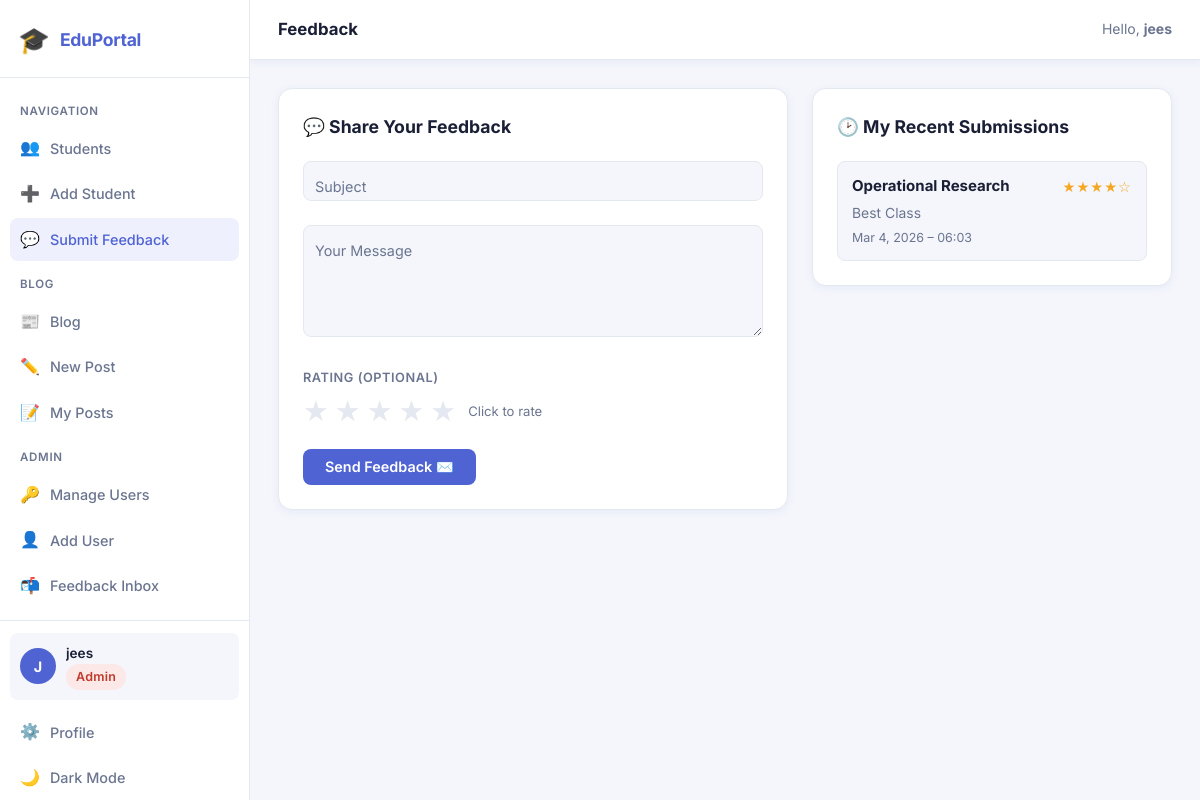
Screenshot of /feedback/ (signed in) with the database file from the repository.
### accounts/models.py (models this page shows, shortened)
class UserProfile(models.Model):
    user = models.OneToOneField(User, on_delete=models.CASCADE, related_name='profile')
    role = models.CharField(
        max_length=20,
        choices=ROLES.CHOICES,
        default=ROLES.VIEWER,
    )
    def can_edit(self):
        return self.role in (ROLES.ADMIN, ROLES.STAFF)
    def can_manage_users(self):
        return self.role == ROLES.ADMIN

### student/models.py (models this page shows, shortened)
class Feedback(models.Model):
    RATING_CHOICES = [(i, f"{i} ★") for i in range(1, 6)]
    user = models.ForeignKey(
        User,
        on_delete=models.CASCADE,
        related_name='feedbacks',
    )
    subject = models.CharField(max_length=120)
    message = models.TextField()
    rating = models.PositiveSmallIntegerField(
        choices=RATING_CHOICES,
        null=True,
        blank=True,
        help_text="Optional 1–5 star rating",
    )
    submitted_at = models.DateTimeField(auto_now_add=True)
    is_read = models.BooleanField(default=False)
    class Meta:
        ordering = ['-submitted_at']

### student/views.py (the view, shortened to what this page needs)
# urls.py: path('feedback/',                      views.FeedbackCreateView.as_view(), name='feedback-submit'),
class FeedbackCreateView(ViewRequiredMixin, CreateView):
    model = Feedback
    form_class = FeedbackForm
    template_name = 'student/feedback_form.html'
    success_url = reverse_lazy('feedback-submit')
    def get_context_data(self, **kwargs):
        ctx = super().get_context_data(**kwargs)
        ctx['my_feedbacks'] = Feedback.objects.filter(
            user=self.request.user
        ).order_by('-submitted_at')[:5]
        return ctx

### student/forms.py
class FeedbackForm(forms.ModelForm):
    class Meta:
        model = Feedback
        fields = ['subject', 'message', 'rating']
        widgets = {
            'subject': forms.TextInput(attrs={
                'placeholder': ' ',
                'id': 'id_subject',
            }),
            'message': forms.Textarea(attrs={
                'placeholder': ' ',
                'rows': 5,
                'id': 'id_message',
            }),
            'rating': forms.Select(attrs={
                'id': 'id_rating',
            }),
        }
    def __init__(self, *args, **kwargs):
        super().__init__(*args, **kwargs)
        self.fields['rating'].required = False
        self.fields['rating'].empty_label = "— No rating —"
        self.fields['rating'].widget.choices = [('', '— No rating —')] + [
            (i, f"{i} ★") for i in range(1, 6)
        ]

### student/templates/student/feedback_form.html (shortened to what this page needs)
{% extends "student/base.html" %}
{% block page_title %}Feedback{% endblock %}
{% block nav_feedback %}active{% endblock %}
{% block content %}
<div class="feedback-layout">
    <div class="card feedback-form-card">
        <div class="card-header">
            <h3>💬 Share Your Feedback</h3>
        </div>
        <form method="post" novalidate id="feedback-form">
            <div class="form-group">
                {{ form.subject }}
                <label for="id_subject">Subject</label>
            </div>
            <div class="form-group">
                {{ form.message }}
                <label for="id_message">Your Message</label>
            </div>
            <div class="star-rating-group">
                <p class="select-label">Rating (optional)</p>
                <div class="star-picker" id="star-picker">
                    {% for val, label in form.rating.field.choices %}
                    {% if val %}
                    <button type="button" class="star-btn" data-val="{{ val }}" title="{{ label }}">★</button>
                    {% endif %}
                    {% endfor %}
                    <span class="star-hint" id="star-hint">Click to rate</span>
                </div>
            </div>
            <div class="form-actions">
                <button type="submit" class="submit-btn" id="feedback-submit-btn">
                    Send Feedback ✉️
                </button>
            </div>
        </form>
    </div>
    <div class="card feedback-history-card">
        <div class="card-header">
            <h3>🕑 My Recent Submissions</h3>
        </div>
        {% if my_feedbacks %}
        <ul class="feedback-history-list">
            {% for fb in my_feedbacks %}
            <li class="feedback-history-item">
                <div class="fh-top">
                    <strong>{{ fb.subject }}</strong>
                    {% if fb.rating %}
                    <span class="star-display">
                        {% for i in "12345" %}{% if forloop.counter <= fb.rating %}★{% else %}☆{% endif %}{% endfor %}
                            </span>
                            {% endif %}
                </div>
                <p class="fh-msg">{{ fb.message|truncatewords:15 }}</p>
                <p class="fh-date text-muted">{{ fb.submitted_at|date:"M j, Y – H:i" }}</p>
            </li>
            {% endfor %}
        </ul>
        {% else %}
        <p class="text-muted" style="padding:10px 0;">You haven't submitted any feedback yet.</p>
        {% endif %}
    </div>
</div>
{% endblock %}

### student/templates/student/base.html (shortened to what this page needs)
<!DOCTYPE html>
<html lang="en" data-theme="light">
<head>
    {% load static %}
    <link rel="stylesheet" href="{% static 'student/style.css' %}">
</head>
<body>
    <aside class="sidebar" id="sidebar">
        <div class="sidebar-header">
            <span class="sidebar-logo">🎓</span>
            <span class="sidebar-title">EduPortal</span>
        </div>
        <nav class="sidebar-nav">
            <p class="nav-section-label">Navigation</p>
            <a href="{% url 'student-list' %}" class="nav-link {% block nav_students %}{% endblock %}">
                <span class="nav-icon">👥</span> Students
            </a>
            {% if user.is_authenticated and user.profile.can_edit %}
            <a href="{% url 'student-create' %}" class="nav-link {% block nav_add %}{% endblock %}">
                <span class="nav-icon">➕</span> Add Student
            </a>
            {% endif %}
            <a href="{% url 'feedback-submit' %}" class="nav-link {% block nav_feedback %}{% endblock %}">
                <span class="nav-icon">💬</span> Submit Feedback
            </a>
            <p class="nav-section-label">Blog</p>
            <a href="{% url 'blog-list' %}" class="nav-link {% block nav_blog %}{% endblock %}">
                <span class="nav-icon">📰</span> Blog
            </a>
            {% if user.is_authenticated and user.profile.can_edit %}
            <a href="{% url 'blog-create' %}" class="nav-link {% block nav_blog_new %}{% endblock %}">
                <span class="nav-icon">✏️</span> New Post
            </a>
            <a href="{% url 'blog-my-posts' %}" class="nav-link {% block nav_blog_mine %}{% endblock %}">
                <span class="nav-icon">📝</span> My Posts
            </a>
            {% endif %}
            {% if user.is_authenticated and user.profile.can_manage_users %}
            <p class="nav-section-label">Admin</p>
            <a href="{% url 'user-list' %}" class="nav-link {% block nav_users %}{% endblock %}">
                <span class="nav-icon">🔑</span> Manage Users
            </a>
            <a href="{% url 'user-create' %}" class="nav-link {% block nav_add_user %}{% endblock %}">
                <span class="nav-icon">👤</span> Add User
            </a>
            <a href="{% url 'feedback-list' %}" class="nav-link {% block nav_feedback_admin %}{% endblock %}">
                <span class="nav-icon">📬</span> Feedback Inbox
            </a>
            {% endif %}
        </nav>
        <div class="sidebar-footer">
            {% if user.is_authenticated %}
            <div class="user-info">
                <div class="user-avatar">{{ user.username|first|upper }}</div>
                <div class="user-details">
                    <p class="user-name">{{ user.get_full_name|default:user.username }}</p>
                    <span class="role-badge role-{{ user.profile.role }}">
                        {{ user.profile.get_role_display }}
                    </span>
                </div>
            </div>
            <a href="{% url 'profile' %}" class="nav-link">
                <span class="nav-icon">⚙️</span> Profile
            </a>
            <a href="#" id="theme-toggle" class="nav-link">
                <span class="nav-icon">🌙</span> <span id="theme-label">Dark Mode</span>
            </a>
            {% else %}
            <a href="{% url 'login' %}" class="nav-link">
                <span class="nav-icon">🔐</span> Login
            </a>
            {% endif %}
        </div>
    </aside>
    <div class="main-content">
        <header class="topbar">
            <div class="topbar-title">{% block page_title %}Dashboard{% endblock %}</div>
            {% if user.is_authenticated %}
            <div class="topbar-user">
                <span>Hello, <strong>{{ user.get_full_name|default:user.username }}</strong></span>
            </div>
            {% endif %}
        </header>
        <main class="page-body">
            {% block content %}{% endblock %}
        </main>
    </div>
</body>
</html>

### rows the page displays
Feedback: subject "Operational Research", rating 4 (drawn), message "Best Class", submitted_at "Mar 4, 2026 – 06:03"

### other values shown
{{ user.username|first|upper }} "J"
{{ user.get_full_name|default:user.username }} "jees"
{{ user.profile.get_role_display }} "Admin"
